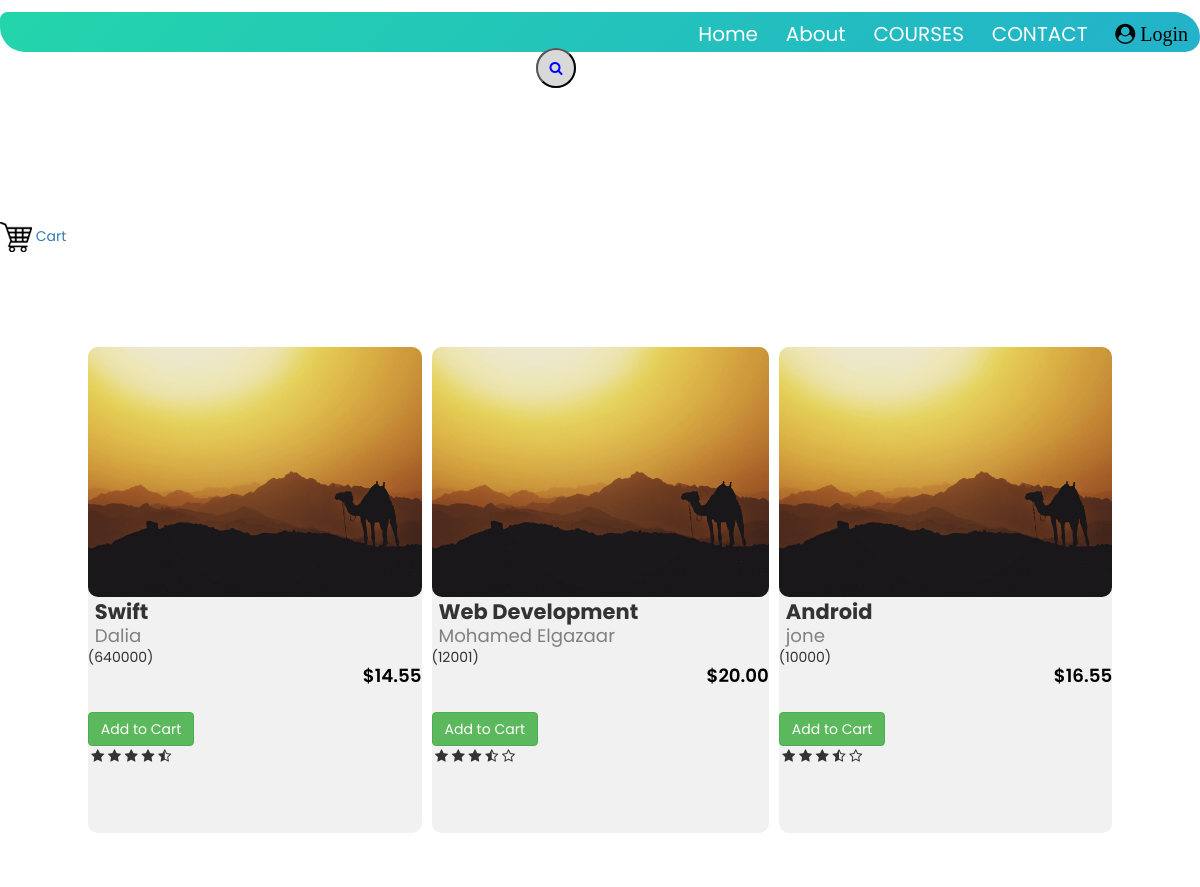
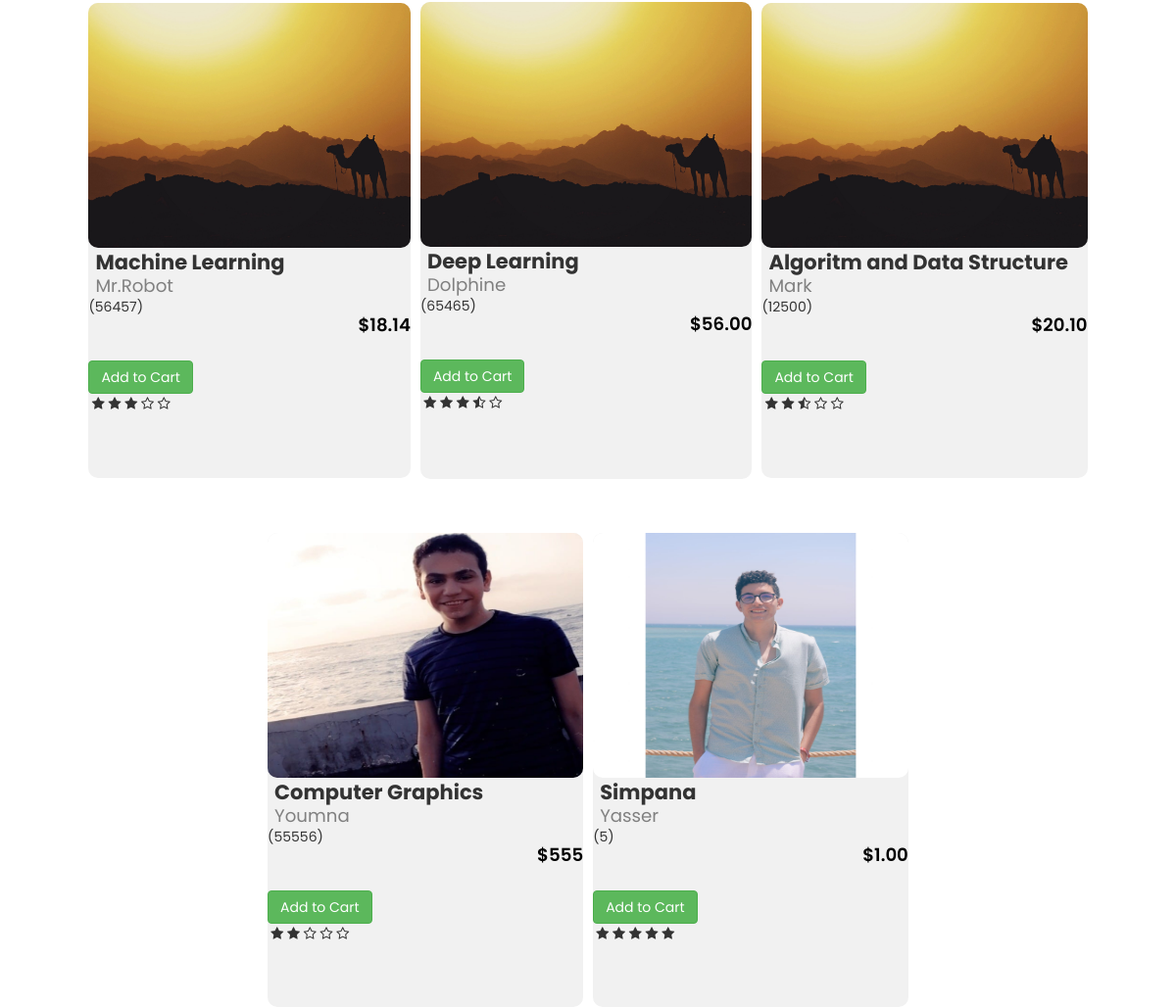
/courses.php, run on the app's committed database (2 pictures, top to bottom).
### tables this page shows
CREATE TABLE `course` (
  `courseId` int(255) NOT NULL,
  `courseName` varchar(255) NOT NULL,
  `coursePrice` varchar(255) NOT NULL,
  `enrolledSid` varchar(255) NOT NULL,
  `description` varchar(255) NOT NULL,
  `instructorName` varchar(255) NOT NULL,
  `image` varchar(255) NOT NULL
);

### courses.php (the view, shortened to what this page needs)
<!DOCTYPE html>
<html>
<head>
    <link rel="stylesheet" href="courseStyle.css">
    <link rel="stylesheet" href="search.css">
    <link rel="stylesheet" href="https://stackpath.bootstrapcdn.com/font-awesome/4.7.0/css/font-awesome.min.css">
    <link rel="stylesheet" href="https://maxcdn.bootstrapcdn.com/bootstrap/3.3.6/css/bootstrap.min.css" />
</head>
<body>
    <?php
if (empty($_SESSION['username'])) {
    ?>
   <nav>
    <div class="topnav">
 <ul>
                <li><a href="index.php">Home</a></li>
                <li><a href="">About</a></li>
                <li><a href="courses.php">COURSES</a></li>
                <li><a href="">CONTACT</a></li>
                <li><a href="LR2.php"><i class="fa fa-user-circle"> Login</i></a></li>
            </ul>
</div>
<form method="post">
<div class="searchBox">
            <button class="searchButton" href="#"type="submit" name="submit" value = "Search">
                <i class="fa fa-search" aria-hidden="true"></i>
            </button>
          </div>
  </form>
</nav>
<?php
 }
?>
<div class="fasl" style="background-image: url('texture.jpg');">Discover New Courses</div>
<div class="cart_div">
<a href="cart.php"><img src="cart-icon.png" /> Cart<span></span></a>
</div>
<div class="All">
<section class="course">
    <div class="row">
       <?php
       if (empty($_POST['search'])) {
        $servername = "localhost";
        $username ="root";
        $password = "";
        $DB = "webdatabase";
        $conn = mysqli_connect($servername,$username,$password,$DB);
            $sql= "SELECT * FROM course";
            $result=mysqli_query($conn,$sql);
            while($row=mysqli_fetch_array($result)){
                ?>
<a href="index2.php?id=<?php echo $row['courseId'];?>">
                <div class="Course-col">
                  <img src="<?php echo $row['image']; ?>" height="250px" width="400px"></a>
                  <span class="coursename"><?php echo $row['courseName']; ?></span><br>
                  <span class="instName"> <?php echo $row['instructorName']; ?></span><br>
                  <?php echo "(".$row['enrolledSid'].")"; ?><br>
                 <span class="price"><?php echo "$".$row['coursePrice']; ?></span><br>
                  <br>
                  <form method="post" action="cart.php">
                  <input type="submit" name="add_to_cart" style="margin-top:5px;" class="btn btn-success" value="Add to Cart" />
                  </form>
                  <div class="star">
                  <?php
                  $sql3= "SELECT * FROM ratings Where courseid = '".$row['courseId']."'";
                  $result3=mysqli_query($conn,$sql3);
                   if($row3=mysqli_fetch_array($result3)){
                    if($row3['Total']<=1){
                        ?>
                      <i class="fa fa-star"></i>
                      <i class="fa fa-star-o"></i>
                      <i class="fa fa-star-o"></i>
                      <i class="fa fa-star-o"></i>
                      <i class="fa fa-star-o"></i>
                      <?php
                    }
                    else if($row3['Total']>1.5&&$row3['Total']<=2){
                         ?>
                      <i class="fa fa-star"></i>
                      <i class="fa fa-star"></i>
                      <i class="fa fa-star-o"></i>
                      <i class="fa fa-star-o"></i>
                      <i class="fa fa-star-o"></i>
                      <?php
                    }
                    else if($row3['Total']>2&&$row3['Total']<=2.5){
                         ?>
                      <i class="fa fa-star"></i>
                      <i class="fa fa-star"></i>
                      <i class="fa fa-star-half-o"></i>
                      <i class="fa fa-star-o"></i>
                      <i class="fa fa-star-o"></i>
                      <?php
                    }
                    else if($row3['Total']>2.5&&$row3['Total']<=3){
                       ?>
                      <i class="fa fa-star"></i>
                      <i class="fa fa-star"></i>
                      <i class="fa fa-star"></i>
                      <i class="fa fa-star-o"></i>
                      <i class="fa fa-star-o"></i>
                      <?php
                    }
                     else if($row3['Total']>3.5&&$row3['Total']<=4){
                       ?>
                      <i class="fa fa-star"></i>
                      <i class="fa fa-star"></i>
                      <i class="fa fa-star"></i>
                      <i class="fa fa-star-half-o"></i>
                      <i class="fa fa-star-o"></i>
                      <?php
                    }
                    else if($row3['Total']>4&&$row3['Total']<=4.5){
                       ?>
                      <i class="fa fa-star"></i>
                      <i class="fa fa-star"></i>
                      <i class="fa fa-star"></i>
                      <i class="fa fa-star"></i>
                      <i class="fa fa-star-half-o"></i>
                      <?php
                    }
                    else if($row3['Total']>4.5&&$row3['Total']<=5){
                       ?>
                      <i class="fa fa-star"></i>
                      <i class="fa fa-star"></i>
                      <i class="fa fa-star"></i>
                      <i class="fa fa-star"></i>
                      <i class="fa fa-star"></i>
                      <?php
                    }
                   }
                  ?>
                 </div>
                </div>
                 <?php
            }
       }
        ?>
</body>
</html>

### courseStyle.css (style rules this page uses)
* { margin: 0; padding: 0; font-family: 'Poppins', sans-serif; }
.All { display: wrap; column-gap: 20px; justify-content: space-between; }
.fasl { margin-left: 5px; margin-right: 5px; margin-top: 70px; border-radius: 10px; box-sizing: border-box; height: 50px; width: auto; text-align: center; color: white; font-size:2.5em; }
.course { width: 90%; margin: auto; padding-top: 90px; display: flex; justify-content: center; align-items: center; }
.row { margin-top: 5%; display: flex; justify-content: center; align-items: center; flex-wrap: wrap; flex: 1 0 21%; margin: 5px; height: 100px; }
.row a { color: #fff; text-decoration: none; font-size: 20px; }
.Course-col { margin-left: 5px; margin-right: 5px; flex-basis: 21%; background: #F1F1F1; border-radius: 10px; margin-bottom: 5%; box-sizing: border-box; height: auto; width: auto; transition: 0.5s; }
.Course-col img { margin: 0; border-radius: 10px; width:100%; padding: 0; }
.coursename { margin-left:7px; font-weight: bold; font-size:1.5em; }
.instName { margin-left:7px; color: gray; font-size:1.3em; line-height: 0.5px; }
.price { margin-left:275px; font-weight: 600; color: black; font-size:1.3em; line-height: 0.5px; }
.star { margin-left: 1%; margin-bottom: 20%; }
.cart_div { margin-top: 50px; }

### search.css (style rules this page uses)
body { margin: 0; font-family: Arial, Helvetica, sans-serif; }
.searchBox { position: absolute; top: 2.5%; left: 48%; transform: translate(-100%,0%); background: #7AD3DC; height: 40px; border-radius: 40px; }
.searchButton { color: white; float: right; width: 40px; height: 40px; border-radius: 50%; background: #D9D9DA; display: flex; justify-content: center; align-items: center; transition: 0.4s; }
.fa-search { color: blue; }
.topnav { flex: 1; text-align: right; margin-top: 1%; border-radius: 15px 50px 30px; background: linear-gradient(-45deg, #ee7752, #e73c7e, #23a6d5, #23d5ab); background-size: 400% 400%; animation: gradient 13s ease infinite; height: 5vh; }
.topnav ul li { list-style: none; display: inline-block; padding: 8px 12px; position: relative; }
.topnav ul li a { color: white; text-decoration: none; font-size: 20px; }
.topnav ul li::after { content: ''; width: 0%; height: 2px;background: #2BCBE4; display: block; margin: auto; transition: 0.5s; }
.fa-user-circle { color:black; }

### data on the page
course: image (picture), courseName "Swift", instructorName "Dalia", enrolledSid "640000", coursePrice "14.55"
course: image (picture), courseName "Web Development", instructorName "Mohamed Elgazaar", enrolledSid "12001", coursePrice "20.00"
course: image (picture), courseName "Android", instructorName "jone", enrolledSid "10000", coursePrice "16.55"
course: image (picture), courseName "Machine Learning", instructorName "Mr.Robot", enrolledSid "56457", coursePrice "18.14"
course: image (picture), courseName "Deep Learning", instructorName "Dolphine", enrolledSid "65465", coursePrice "56.00"
course: image (picture), courseName "Algoritm and Data Structure", instructorName "Mark", enrolledSid "12500", coursePrice "20.10"
course: image (picture), courseName "Computer Graphics", instructorName "Youmna", enrolledSid "55556", coursePrice "555"
course: shows a picture, courseName "Simpana", instructorName "Yasser", enrolledSid "5", coursePrice "1.00"
